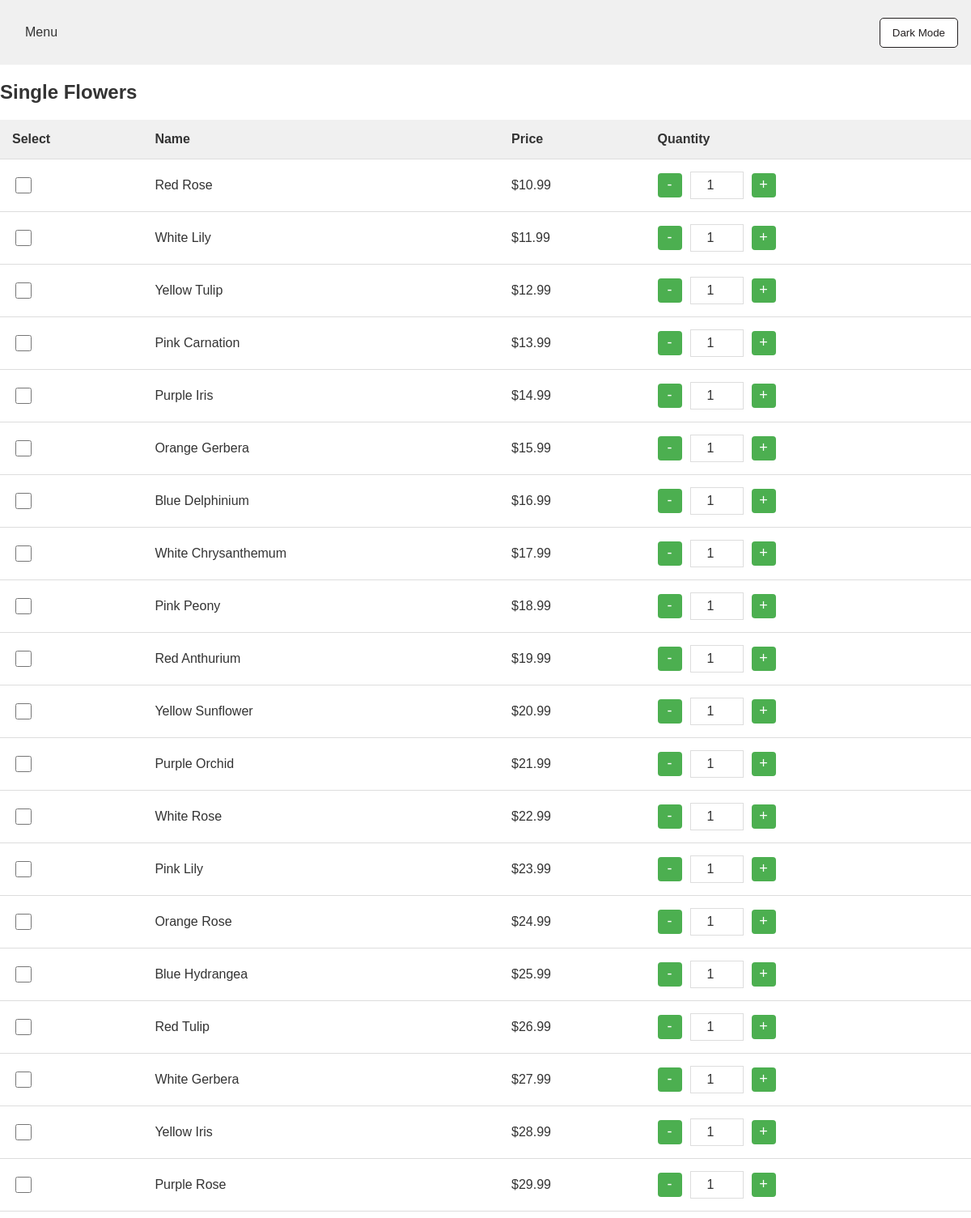
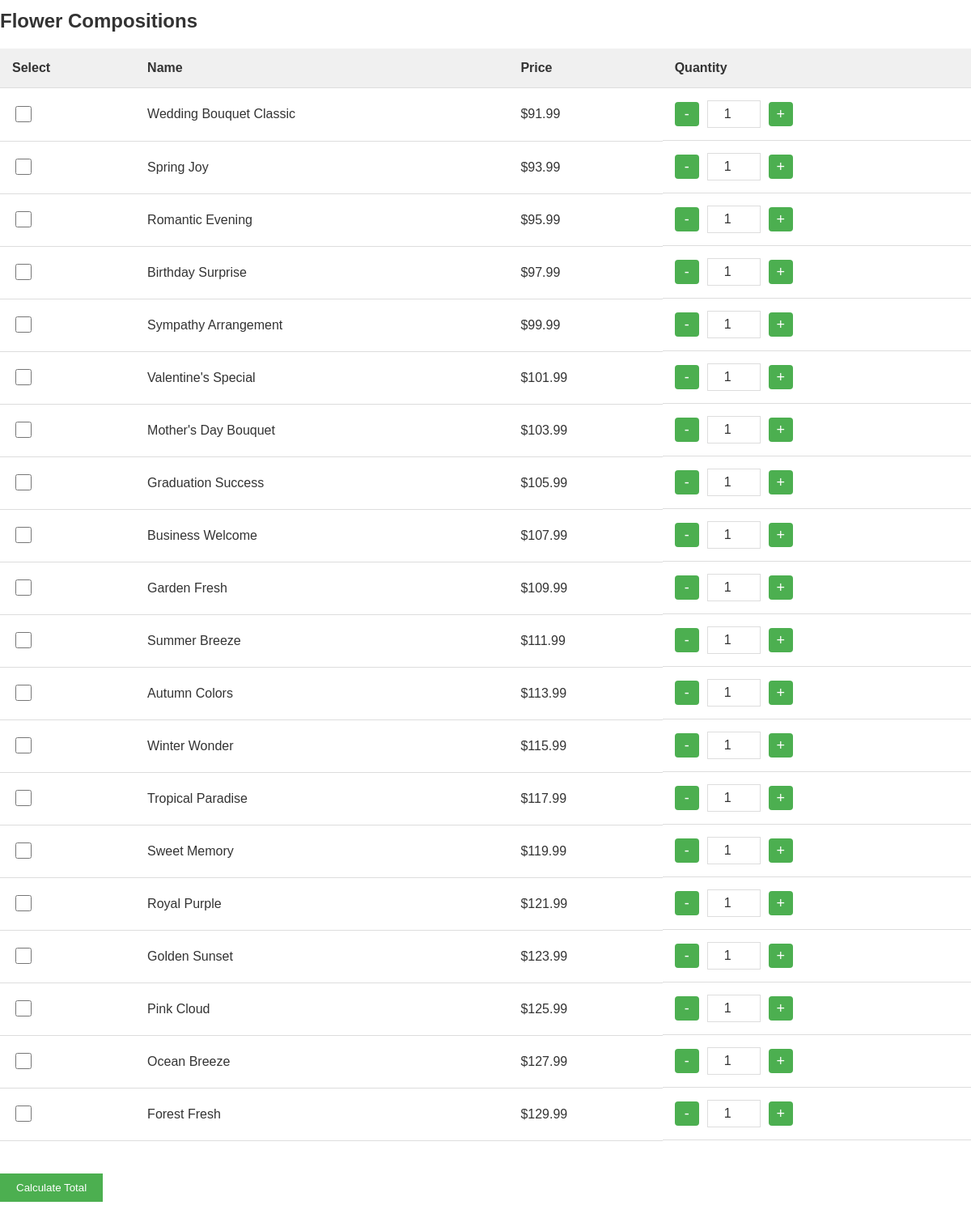
Screenshot of /products/ with the database file from the repository (2 pictures, top to bottom).
### florist/models.py (models this page shows, shortened)
class Product(models.Model):
    name = models.CharField(max_length=200)
    description = models.TextField()
    price = models.DecimalField(max_digits=10, decimal_places=2)
    category = models.ForeignKey(Category, on_delete=models.CASCADE)
    is_composition = models.BooleanField(default=False)
    image = models.ImageField(upload_to='products/', null=True, blank=True)
    available = models.BooleanField(default=True)

### florist/views.py (the view)
# urls.py: path('products/', views.products, name='products'),
def products(request):
    single_flowers = Product.objects.filter(category=1, available=True)
    compositions = Product.objects.filter(category=2, available=True)
    if request.method == 'POST':
        selected_items = []
        total_price = Decimal('0.00')
        for key, value in request.POST.items():
            if key.startswith('quantity_') and value:
                product_id = key.replace('quantity_', '')
                if request.POST.get(f'select_{product_id}'):
                    product = Product.objects.get(id=product_id)
                    quantity = int(value)
                    item_total = product.price * quantity
                    total_price += item_total
                    selected_items.append({
                        'name': product.name,
                        'price': product.price,
                        'quantity': quantity,
                        'total': item_total
                    })
        context = {
            'single_flowers': single_flowers,
            'compositions': compositions,
            'selected_items': selected_items,
            'total_price': total_price
        }
    else:
        context = {
            'single_flowers': single_flowers,
            'compositions': compositions,
            'selected_items': [],
            'total_price': Decimal('0.00')
        }
    return render(request, 'products.html', context)

### florist/templates/products.html (shortened to what this page needs)
{% extends "base.html" %}
{% load static %}
{% block content %}
{% include "header.html" %}
<link rel="stylesheet" href="{% static 'css/products.css' %}">
<form method="POST">
    <h2>Single Flowers</h2>
    <table>
        <tr>
            <th>Select</th>
            <th>Name</th>
            <th>Price</th>
            <th>Quantity</th>
        </tr>
        {% for flower in single_flowers %}
        <tr>
            <td><input type="checkbox" name="select_{{ flower.id }}" value="1"></td>
            <td>{{ flower.name }}</td>
            <td class="price-column">${{ flower.price }}</td>
            <td class="quantity-controls">
                <button type="button" class="quantity-btn minus">-</button>
                <input type="number" name="quantity_{{ flower.id }}" min="1" value="1" class="quantity-input" readonly>
                <button type="button" class="quantity-btn plus">+</button>
            </td>
        </tr>
        {% endfor %}
    </table>
    <h2>Flower Compositions</h2>
    <table>
        <tr>
            <th>Select</th>
            <th>Name</th>
            <th>Price</th>
            <th>Quantity</th>
        </tr>
        {% for comp in compositions %}
        <tr>
            <td><input type="checkbox" name="select_{{ comp.id }}" value="1"></td>
            <td>{{ comp.name }}</td>
            <td class="price-column">${{ comp.price }}</td>
            <td class="quantity-controls">
                <button type="button" class="quantity-btn minus">-</button>
                <input type="number" name="quantity_{{ comp.id }}" min="1" value="1" class="quantity-input" readonly>
                <button type="button" class="quantity-btn plus">+</button>
            </td>
        </tr>
        {% endfor %}
    </table>
    <button type="submit" class="calculate-btn">Calculate Total</button>
</form>
{% endblock %}

### florist/templates/base.html (shortened to what this page needs)
{% load static %}
<!DOCTYPE html>
<html>
<head>
    <link rel="stylesheet" href="{% static 'css/style.css' %}">
</head>
<body>
    {% block content %}
    {% endblock %}
</body>
</html>

### florist/templates/header.html (shortened to what this page needs)
{% load static %}
<link rel="stylesheet" href="{% static 'css/menu.css' %}">
<header>
    <nav>
        <div class="menu-trigger">Menu</div>
    </nav>
    <button id="darkModeToggle">Dark Mode</button>
</header>

### florist/static/css/style.css (style rules this page uses)
:root { --bg-color: #ffffff; --text-color: #333333; --header-bg: #f0f0f0; --dot-bg: rgba(0, 0, 0, 0.5); --slide-title-bg: rgba(0, 0, 0, 0.5); --slide-title-color: #ffffff; }
body { font-family: Arial, sans-serif; margin: 0; padding: 0; background-color: var(--bg-color); color: var(--text-color); transition: all 0.3s ease; }
header { background-color: var(--header-bg); padding: 1rem; display: flex; justify-content: space-between; align-items: center; }

### florist/static/css/menu.css (style rules this page uses)
:root { --header-bg: #f0f0f0; --text-color: #231f20; --button-bg: #ffffff; --button-text: #231f20; --button-hover-bg: #ccb086; --button-active-bg: #ccb086; --button-border: #231f20; }
header { display: flex; justify-content: space-between; align-items: center; padding: 1rem; background-color: var(--header-bg); }
nav { position: relative; display: flex; align-items: center; }
.menu-trigger { cursor: pointer; position: relative; z-index: 2; padding: 15px; color: var(--text-color); }
#darkModeToggle { margin-left: auto; padding: 10px 15px; background-color: var(--button-bg); color: var(--button-text); border: 1px solid var(--button-border); border-radius: 5px; cursor: pointer; transition: background-color 0.3s ease; }

### florist/static/css/products.css (style rules this page uses)
:root { --table-bg: #ffffff; --table-header-bg: #f0f0f0; --table-border: #dddddd; --btn-bg: #4CAF50; --btn-hover: #45a049; --input-bg: #ffffff; --text-color: #333333; }
table { width: 100%; border-collapse: collapse; margin-bottom: 20px; background-color: var(--table-bg); color: var(--text-color); }
th, td { padding: 15px; text-align: left; border-bottom: 1px solid var(--table-border); }
th { background-color: var(--table-header-bg); font-weight: bold; }
input[type="checkbox"] { width: 20px; height: 20px; cursor: pointer; }
.quantity-controls { display: flex; align-items: center; gap: 10px; }
.quantity-btn { width: 30px; height: 30px; border: none; background-color: var(--btn-bg); color: white; font-size: 18px; cursor: pointer; border-radius: 4px; display: flex; align-items: center; justify-content: center; }
.quantity-input { width: 60px; height: 30px; text-align: center; background-color: var(--input-bg); color: var(--text-color); font-size: 16px; border: 1px solid var(--table-border); }
.calculate-btn { padding: 10px 20px; background-color: var(--btn-bg); color: white; border: none; cursor: pointer; margin: 20px 0; }

### rows the page displays
Product: name "Red Rose", price "10.99", id "1"
Product: name "White Lily", price "11.99"
Product: name "Yellow Tulip", price "12.99"
Product: name "Pink Carnation", price "13.99"
Product: name "Purple Iris", price "14.99"
Product: name "Orange Gerbera", price "15.99"
Product: name "Blue Delphinium", price "16.99"
Product: name "White Chrysanthemum", price "17.99"
Product: name "Pink Peony", price "18.99"
Product: name "Red Anthurium", price "19.99"
Product: name "Yellow Sunflower", price "20.99"
Product: name "Purple Orchid", price "21.99"
Product: name "White Rose", price "22.99"
Product: name "Pink Lily", price "23.99"
Product: name "Orange Rose", price "24.99"
Product: name "Blue Hydrangea", price "25.99"
Product: name "Red Tulip", price "26.99"
Product: name "White Gerbera", price "27.99"
Product: name "Yellow Iris", price "28.99"
Product: name "Purple Rose", price "29.99"
Product: name "Wedding Bouquet Classic", price "91.99"
Product: name "Spring Joy", price "93.99"
Product: name "Romantic Evening", price "95.99"
Product: name "Birthday Surprise", price "97.99"
Product: name "Sympathy Arrangement", price "99.99"
Product: name "Valentine's Special", price "101.99"
Product: name "Mother's Day Bouquet", price "103.99"
Product: name "Graduation Success", price "105.99"
Product: name "Business Welcome", price "107.99"
Product: name "Garden Fresh", price "109.99"
Product: name "Summer Breeze", price "111.99"
Product: name "Autumn Colors", price "113.99"
Product: name "Winter Wonder", price "115.99"
Product: name "Tropical Paradise", price "117.99"
Product: name "Sweet Memory", price "119.99"
Product: name "Royal Purple", price "121.99"
Product: name "Golden Sunset", price "123.99"
Product: name "Pink Cloud", price "125.99"
Product: name "Ocean Breeze", price "127.99"
Product: name "Forest Fresh", price "129.99"
